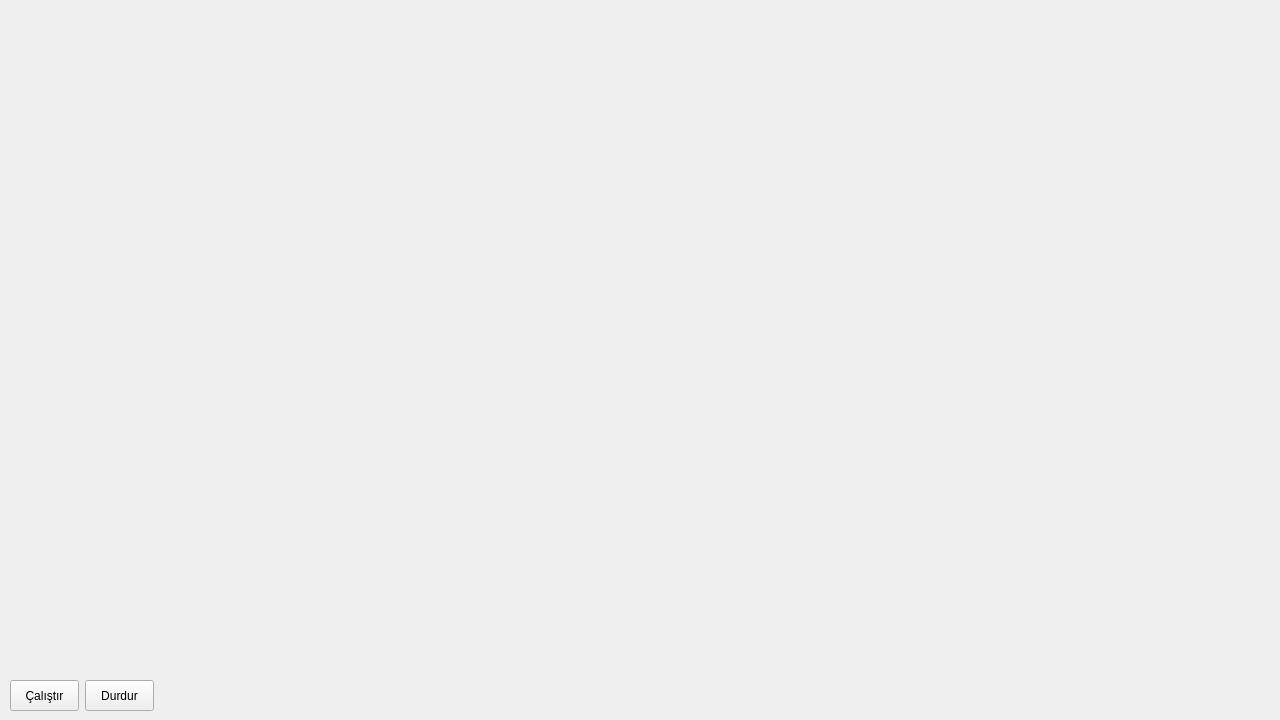
<?xml version="1.0" encoding="UTF-8"?>
<ui version="4.0">
 <class>Camera</class>
 <widget class="QWidget" name="Camera">
  <property name="geometry">
   <rect>
    <x>0</x>
    <y>0</y>
    <width>1280</width>
    <height>720</height>
   </rect>
  </property>
  <property name="minimumSize">
   <size>
    <width>1280</width>
    <height>720</height>
   </size>
  </property>
  <property name="maximumSize">
   <size>
    <width>1280</width>
    <height>720</height>
   </size>
  </property>
  <property name="windowTitle">
   <string>Form</string>
  </property>
  <widget class="QLabel" name="mainScreen">
   <property name="geometry">
    <rect>
     <x>0</x>
     <y>0</y>
     <width>1280</width>
     <height>720</height>
    </rect>
   </property>
   <property name="autoFillBackground">
    <bool>true</bool>
   </property>
   <property name="text">
    <string/>
   </property>
  </widget>
  <widget class="QPushButton" name="stopCameraFeed">
   <property name="geometry">
    <rect>
     <x>85</x>
     <y>680</y>
     <width>69</width>
     <height>31</height>
    </rect>
   </property>
   <property name="styleSheet">
    <string notr="true"/>
   </property>
   <property name="text">
    <string>Durdur</string>
   </property>
  </widget>
  <widget class="QPushButton" name="startCameraFeed">
   <property name="geometry">
    <rect>
     <x>10</x>
     <y>680</y>
     <width>69</width>
     <height>31</height>
    </rect>
   </property>
   <property name="styleSheet">
    <string notr="true"/>
   </property>
   <property name="text">
    <string>Çalıştır</string>
   </property>
  </widget>
 </widget>
 <resources/>
 <connections/>
</ui>
